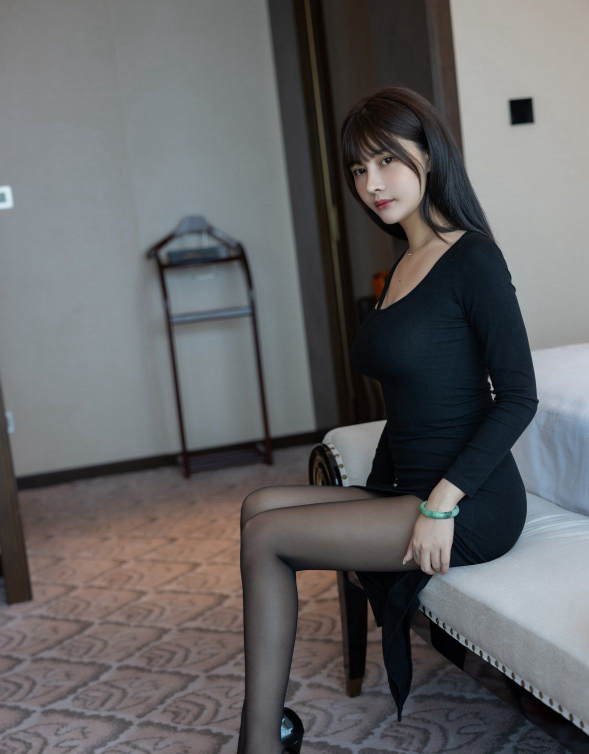
#> input picture picture_material/beauty_leg2.jpg, 1178 x 1507 px, found by its file name (shown at 1/2 size)
$ python 6.numpy_fft.py
#> lines starting #> are read from the running program, lines starting #| are printed output that depends on the picture
import cv2
import numpy as np
from matplotlib import pyplot as plt

img = cv2.imread("picture_material/beauty_leg2.jpg")
#> img is the input picture: shape (1507, 1178, 3); mean B, G, R 101.2, 99.8, 100.1
img = cv2.resize(img, (int(img.shape[1]/2),int(img.shape[0]/2)), interpolation=cv2.INTER_AREA)
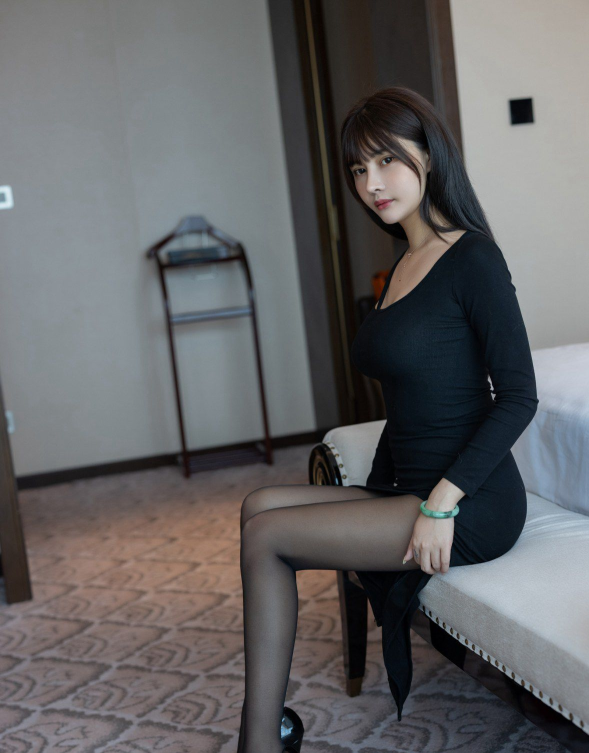
#> img: shape (753, 589, 3); mean B, G, R 101.2, 99.8, 100.1
img = cv2.cvtColor(img, cv2.COLOR_BGR2GRAY)
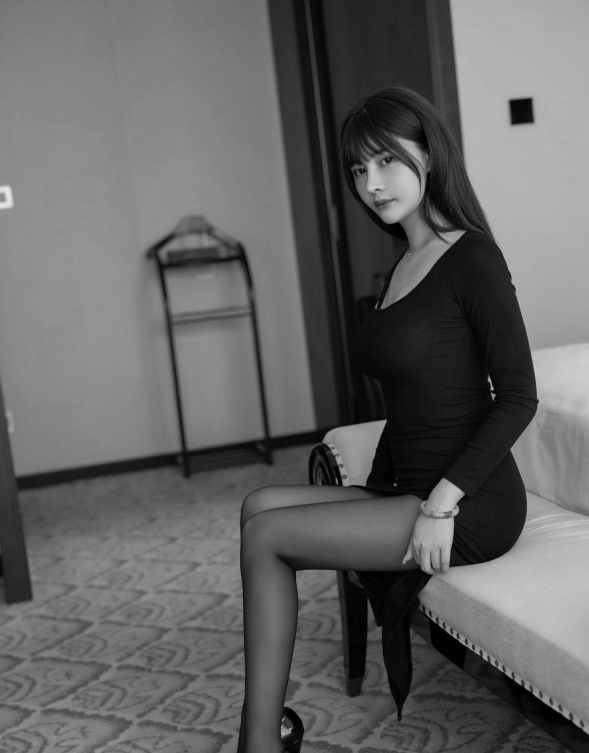
#> img: shape (753, 589); min 0, max 232, mean 100
#傅里叶变换
fft_img = np.fft.fft2(img)
fft_shift = np.fft.fftshift(fft_img)
fft_res = np.log(np.abs(fft_shift))
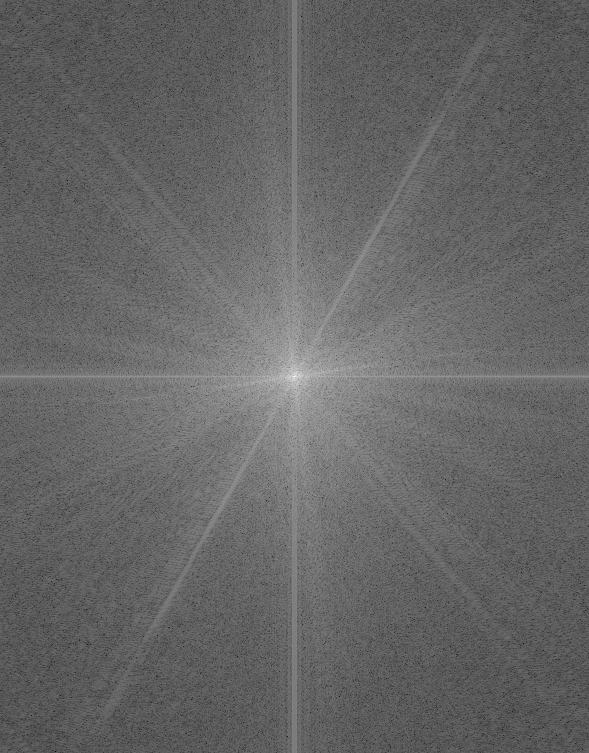
#> fft_res: shape (753, 589) float64; min 0.596, max 17.61, mean 7.4; drawn with min black and max white

#傅里叶逆变换
ifft_shift = np.fft.fft2(fft_shift)
ifft_img = np.fft.fftshift(ifft_shift)
ifft_img = np.log(np.abs(ifft_img))
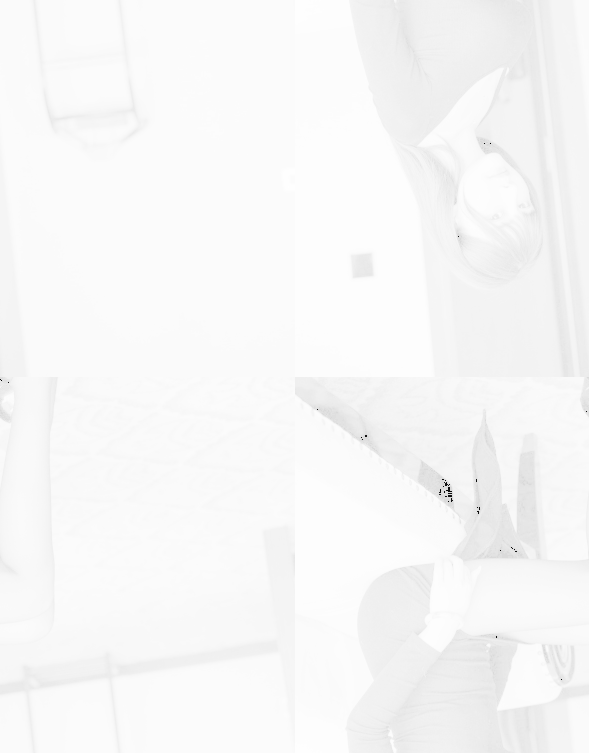
#> ifft_img: shape (753, 589) float64; min -20.1, max 18.45, mean 17.35; drawn with min black and max white

plt.figure("傅里叶变换")
plt.subplot(131),plt.imshow(img, 'gray')
plt.title("Origin"),plt.axis('off')
plt.subplot(132),plt.imshow(fft_res, 'gray')
plt.title("Fourier"),plt.axis('off')
plt.subplot(133),plt.imshow(ifft_img, 'gray')
plt.title("Inverse Fourier"),plt.axis('off')
plt.show()

$ run again, with picture_material/beauty_leg3.jpg copied over picture_material/beauty_leg2.jpg
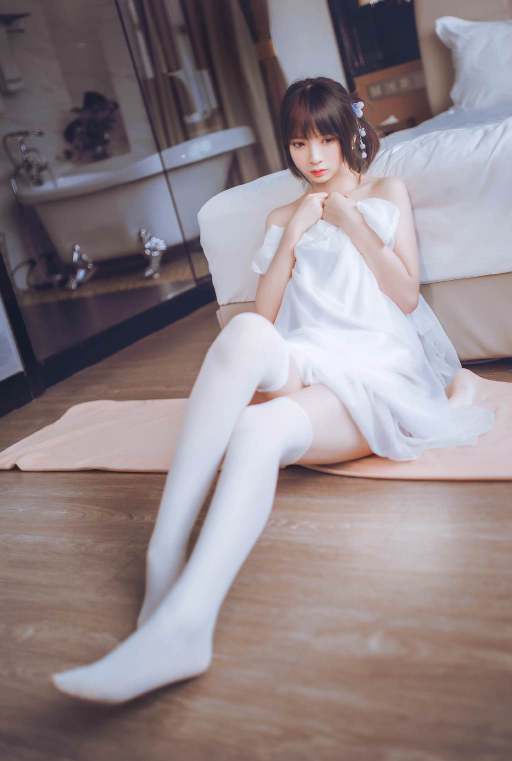
#> input picture picture_material/beauty_leg3.jpg, 1024 x 1522 px, found by its file name (shown at 1/2 size)
#> img is the input picture: shape (1522, 1024, 3); mean B, G, R 137.4, 133.4, 145.1
#> `fft_res = np.log(np.abs(fft_shift))`:
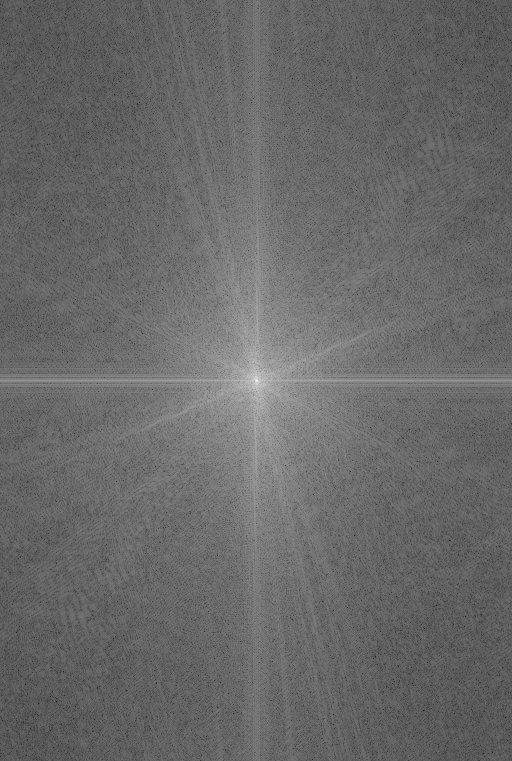
#> fft_res: shape (761, 512) float64; min -0.286, max 17.8, mean 7.18; drawn with min black and max white
#> `ifft_img = np.log(np.abs(ifft_img))`:
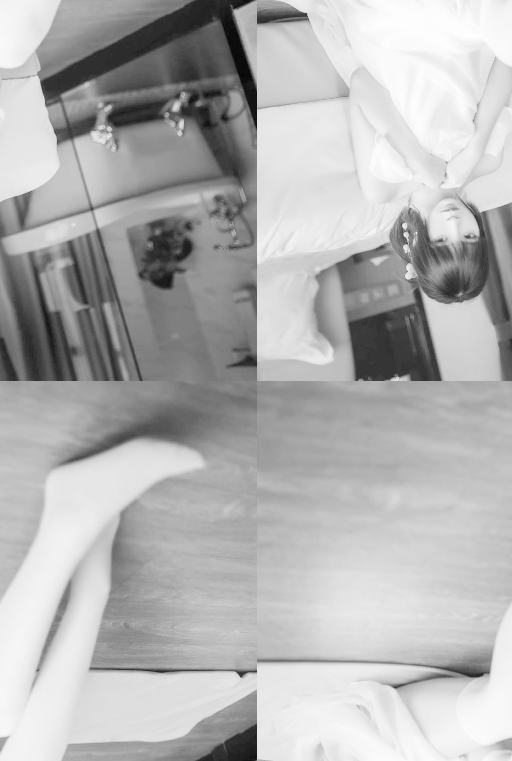
#> ifft_img: shape (761, 512) float64; min 16.05, max 18.38, mean 17.69; drawn with min black and max white
